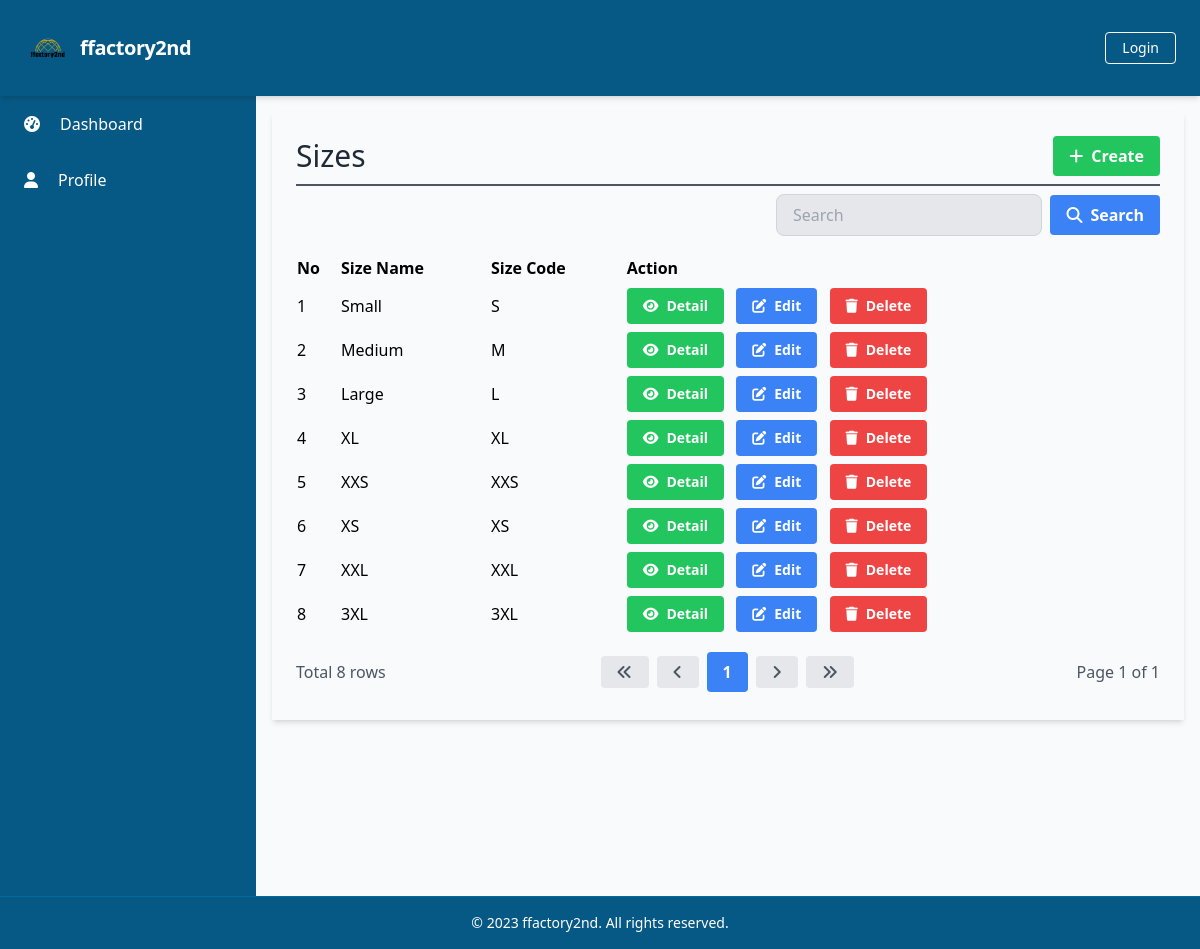
/manage_sizes/manage_sizes_list.php, run on the app's committed database.
### tables this page shows
CREATE TABLE `Sizes` (
  `SizeID` int(11) NOT NULL,
  `SizeName` varchar(50) DEFAULT NULL,
  `SizeCode` varchar(10) DEFAULT NULL
);

### database/connection.php (called while the page is built, shortened)
<?php
$baseUrl = "http://localhost/final_project_ricky_2023/";

### public/manage_sizes/manage_sizes_list.php (the view, shortened to what this page needs)
<?php
require_once('../../database/connection.php');
?>
<?php include_once('../components/header.php'); ?>
<div class="h-screen flex flex-col">
    <?php include('../components/navbar.php'); ?>
    <div class="flex-grow bg-gray-50 flex flex-row shadow-md">
        <?php include('../components/sidebar.php'); ?>
        <main class=" bg-gray-50 flex flex-col flex-1 overflow-y-scroll h-screen flex-shrink-0 sc-hide pb-40">
            <div class="flex items-start justify-start p-6 shadow-md m-4 flex-1 flex-col">
                <div class="flex flex-row justify-between items-center w-full border-b-2 border-gray-600 mb-2 pb-2">
                    <h1 class="text-3xl text-gray-800 font-semibol w-full">Sizes</h1>
                    <div class="flex flex-row justify-end items-center">
                        <a href="<?php echo $baseUrl; ?>public/manage_sizes/manage_sizes_create.php" class="bg-green-500 hover-bg-green-700 text-white font-bold py-2 px-4 rounded inline-flex items-center">
                            <i class="fas fa-plus mr-2"></i>
                            <span>Create</span>
                        </a>
                    </div>
                </div>
                <div class="flex flex-col w-full">
                    <?php include('../components/search_manage.php'); ?>
                    <table class="min-w-full">
                        <thead>
                            <tr>
                                <th class="text-left py-1">No</th>
                                <th class="text-left py-1">Size Name</th>
                                <th class="text-left py-1">Size Code</th>
                                <th class="text-left py-1">Action</th>
                            </tr>
                        </thead>
                        <tbody>
                            <?php
                            $searchTerm = isset($_GET['search']) ? $_GET['search'] : '';
                            $page = isset($_GET['page']) ? $_GET['page'] : 1;
                            $query = "SELECT * FROM Sizes
                                      WHERE SizeName LIKE '%$searchTerm%' OR SizeCode LIKE '%$searchTerm%'
                                      LIMIT 10 OFFSET " . ($page - 1) * 10;
                            $result = $conn->query($query);
                            $no = 1;
                            while ($row = $result->fetch_assoc()) {
                            ?>
                                <tr>
                                    <td class="py-1"><?php echo $no++; ?></td>
                                    <td class="py-1"><?php echo $row['SizeName']; ?></td>
                                    <td class="py-1"><?php echo $row['SizeCode']; ?></td>
                                    <td class='py-1'>
                                        <a href="<?php echo $baseUrl; ?>public/manage_sizes/manage_sizes_detail.php?id=<?php echo $row['SizeID'] ?>" class='bg-green-500 hover-bg-green-700 text-white font-bold py-2 px-4 rounded inline-flex items-center mr-2 text-sm'>
                                            <i class='fas fa-eye mr-2'></i>
                                            <span>Detail</span>
                                        </a>
                                        <a href="<?php echo $baseUrl; ?>public/manage_sizes/manage_sizes_update.php?id=<?php echo $row['SizeID'] ?>" class='bg-blue-500 hover-bg-blue-700 text-white font-bold py-2 px-4 rounded inline-flex items-center mr-2 text-sm'>
                                            <i class='fas fa-edit mr-2'></i>
                                            <span>Edit</span>
                                        </a>
                                        <button onclick="confirmDelete(<?php echo $row['SizeID']; ?>)" class='bg-red-500 hover-bg-red-700 text-white font-bold py-2 px-4 rounded inline-flex items-center text-sm'>
                                            <i class='fas fa-trash mr-2'></i>
                                            <span>Delete</span>
                                        </button>
                                    </td>
                                </tr>
                            <?php
                            }
                            ?>
                        </tbody>
                    </table>
                </div>
                <?php include('../components/pagination.php'); ?>
        </main>
    </div>
    <?php include('../components/footer.php'); ?>
</div>
</body>
</html>

### data on the page
sizes: SizeName "Small", SizeCode "S"
sizes: SizeName "Medium", SizeCode "M"
sizes: SizeName "Large", SizeCode "L"
sizes: SizeName "XL", SizeCode "XL"
sizes: SizeName "XXS", SizeCode "XXS"
sizes: SizeName "XS", SizeCode "XS"
sizes: SizeName "XXL", SizeCode "XXL"
sizes: SizeName "3XL", SizeCode "3XL"

### other printed values
$baseTitle "ffactory2nd"
$rowCount "8"
$page "1"
$totalPage "1"
